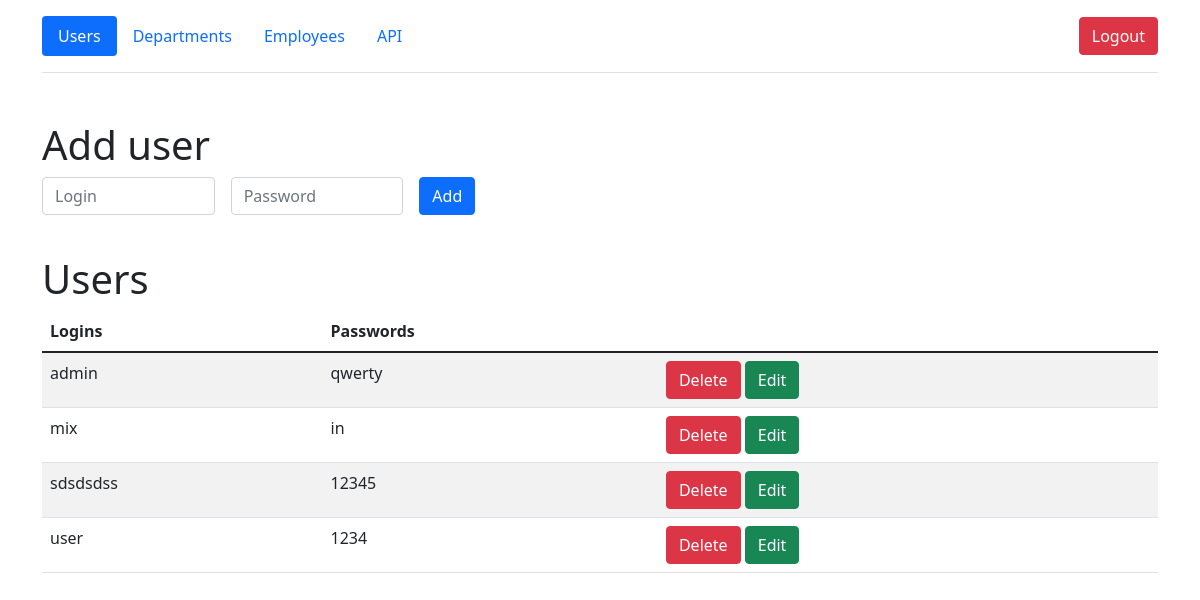
Page /users (signed in) on the earlier database version.
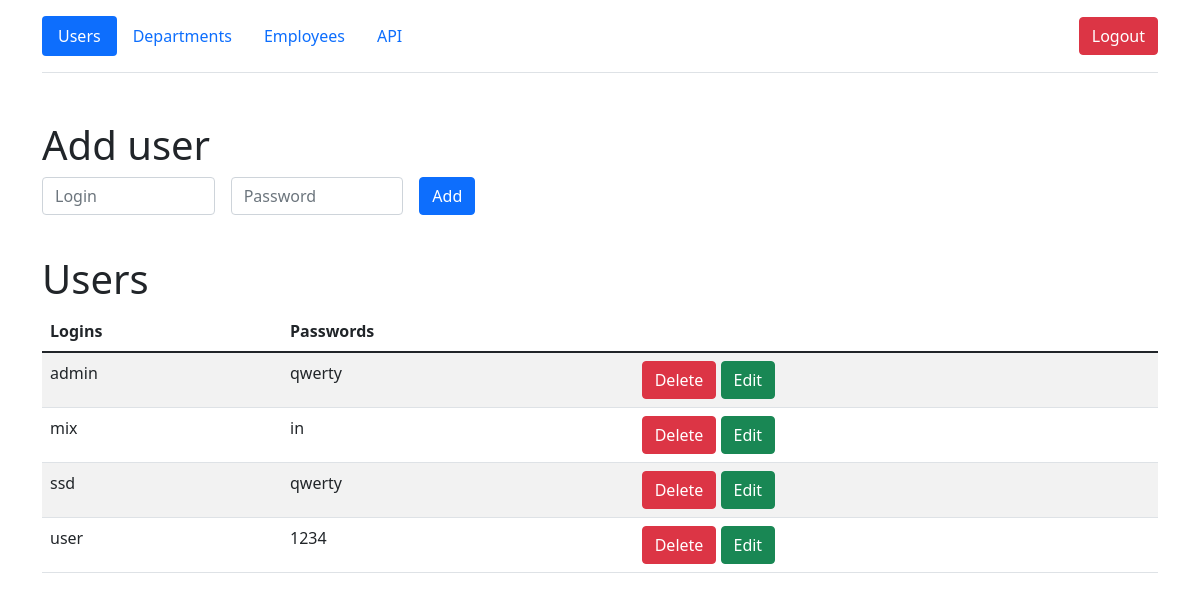
Same page on the later database version.
### models/users.py (models this page shows)
class User(db.Model, UserMixin):
    __table_args__ = {'extend_existing': True}
    id = db.Column(db.Integer, primary_key=True)
    login = db.Column(db.String(50), nullable=False, unique=True)
    password = db.Column(db.String(50), nullable=False)

### views/views_users.py (the view, shortened to what this page needs)
@api_users.route('/users', methods=['POST', 'GET'])
@login_required
def users_page():
    if session.get('user') == ADMIN:
        users = User.query.all()
        return render_template('users_for_admin.html', users=users)
    elif User.query.filter_by(login=session.get('user')).all():
        user = User.query.filter_by(login=session.get('user')).first()
        return render_template('users.html', user=user)

### views/views_users.py (called while the page is built)
@api_users.before_request
def check_session():
    users = User.query.filter_by(login=session.get('user')).all()
    if users:
        login_user(users[0])
        session.permanent = False
    else:
        return redirect('/')

### templates/users_for_admin.html (shortened to what this page needs)
{% extends 'base.html' %}
{% block body %}
<div class="container">
        <header class="d-flex flex-wrap align-items-center justify-content-center justify-content-md-between py-3 mb-4 border-bottom">
          <ul class="nav nav-pills">
              <li class="nav-item"><a href="/users" class="nav-link active">Users</a></li>
            <li class="nav-item"><a href="/departments" class="nav-link">Departments</a></li>
            <li class="nav-item"><a href="/employees" class="nav-link">Employees</a></li>
              <li class="nav-item"><a href="/api_list" class="nav-link">API</a></li>
          </ul>
            <div class="col-md-3 text-end">
                <a href="/logout">
                    <button type="button" class="btn btn-danger">Logout</button>
                </a>
              </div>
        </header>
      </div>
    <div class="container mt-5">
        <h1>Add user</h1>
        <form method="post" class="row g-3 needs-validation">
            <div class="col-md-2">
                  <input type="text"  name="login" class="form-control" id="validationCustom01" placeholder="Login" required>
                </div>
            <div class="col-md-2">
                  <input type="text"  name="password" class="form-control" id="validationCustom02" placeholder="Password" required>
                </div>
            <div class="col-md-2">
                <button class="btn btn-primary" type="submit">Add</button>
            </div>
            <div>
                <br>
            </div>
        </form>
        <h1>Users</h1>
        <table id="data" class="table table-striped">
            <thead>
              <tr>
                <th>Logins</th>
                  <th>Passwords</th>
                  <th></th>
              </tr>
            </thead>
            <tbody>
              {% for user in users %}
                <tr>
                        {% if user.id == id %}
                     <form method="post" class="row g-3 needs-validation" novalidate>
                            <td><input type="text"  name="new_login" class="form-control" id="validationCustom08" value="{{ user.login }}" required></td>
                            <td><input type="text"  name="new_password" class="form-control" id="validationCustom09" value="{{ user.password }}" required></td>
                            <td>
                                <a href="/users" class="btn btn-danger">Cancel</a>
                                <button class="btn btn-success" type="submit">Change</button>
                            </td>
                     </form>
                        {% else %}
                    <td>
                      {{ user.login }}
                    </td>
                    <td>
                      {{ user.password }}
                    </td>
                     <td>
                         <a href="/users/{{ user.id }}/del" class="btn btn-danger">Delete</a>
                        <a href="/users/{{ user.id }}/edit" class="btn btn-success">Edit</a>
                    </td>
                    {% endif %}
                </tr>
              {% endfor %}
            </tbody>
  </table>
    </div>
{% endblock %}

Differences in the rows shown:
removed User: login "sdsdsdss", password "12345"
added User: login "ssd", password "qwerty"
